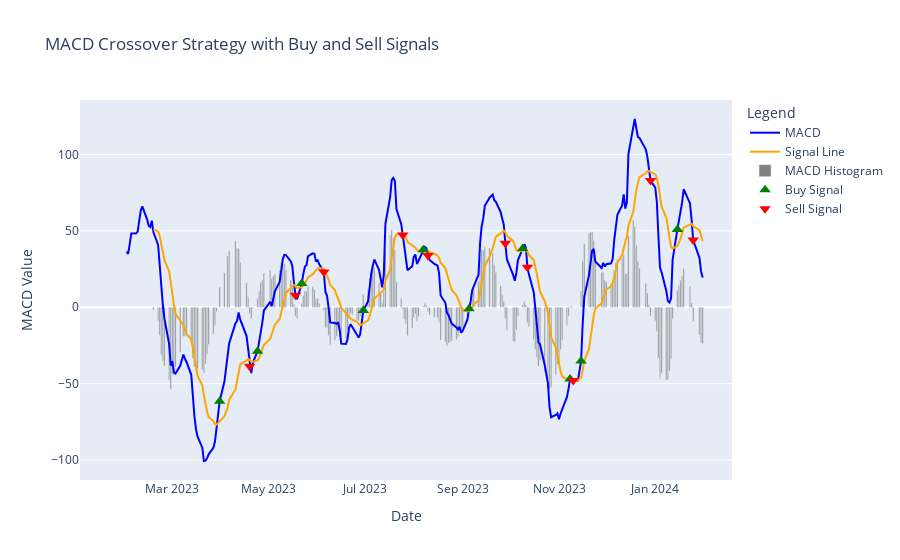

Notebook code for this chart:
### Code cell
macd.plot_macd(fastperiod=7,slowperiod=21,signalperiod=14,featurename='Close')

### Figure 1 — Plotly figure (JSON) as saved in the notebook; plotly's stock layout.template omitted (floating-point values rounded to 4 significant figures; data arrays with more than 128 entries replaced by an {"elided": "..."} marker saying what was removed)
{"data": [{"line": {"color": "blue"}, "mode": "lines", "name": "MACD", "type": "scatter", "x": {"elided": "266 str values"}, "y": {"elided": "266 float values"}}, {"line": {"color": "orange"}, "mode": "lines", "name": "Signal Line", "type": "scatter", "x": {"elided": "266 str values"}, "y": {"elided": "266 float values"}}, {"marker": {"color": "gray"}, "name": "MACD Histogram", "type": "bar", "x": {"elided": "266 str values"}, "y": {"elided": "266 float values"}}, {"marker": {"color": "green", "size": 10, "symbol": "triangle-up"}, "mode": "markers", "name": "Buy Signal", "type": "scatter", "x": ["2023-03-31T00:00:00", "2023-04-24T00:00:00", "2023-05-22T00:00:00", "2023-06-30T00:00:00", "2023-08-07T00:00:00", "2023-09-05T00:00:00", "2023-10-09T00:00:00", "2023-11-08T00:00:00", "2023-11-15T00:00:00", "2024-01-15T00:00:00"], "y": [-61.51, -28.74, 15.51, -2.173, 37.64, -0.9189, 38.48, -47.01, -35.22, 50.99]}, {"marker": {"color": "red", "size": 10, "symbol": "triangle-down"}, "mode": "markers", "name": "Sell Signal", "type": "scatter", "x": ["2023-04-19T00:00:00", "2023-05-18T00:00:00", "2023-06-05T00:00:00", "2023-07-25T00:00:00", "2023-08-10T00:00:00", "2023-09-28T00:00:00", "2023-10-12T00:00:00", "2023-11-10T00:00:00", "2023-12-29T00:00:00", "2024-01-25T00:00:00"], "y": [-38.54, 7.944, 23.17, 47.36, 33.9, 41.89, 26.21, -47.97, 82.96, 44.06]}], "layout": {"legend": {"title": {"text": "Legend"}}, "title": {"text": "MACD Crossover Strategy with Buy and Sell Signals"}, "xaxis": {"title": {"text": "Date"}}, "yaxis": {"title": {"text": "MACD Value"}}}}
